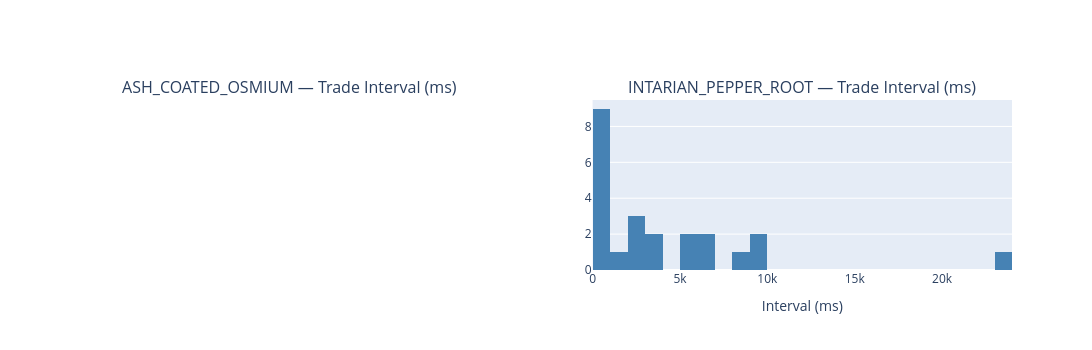

Source (notebook cell):
### Markdown cell above
## Step 6: 成交间隔 & 活跃度分析

观察我方成交的时间分布：是否均匀地参与了全天成交机会？空闲时段是否是因为没有机会还是策略遗漏？

### Code cell
# 成交间隔直方图（每产品）
fig = make_subplots(rows=1, cols=len(products),
                    subplot_titles=[f"{p} — Trade Interval (ms)" for p in products])

for i, product in enumerate(products, 1):
    pt = my_trades.filter(pl.col("product") == product).sort("timestamp")
    if pt.height < 2:
        continue
    intervals = pt["timestamp"].diff().drop_nulls().to_list()

    fig.add_trace(go.Histogram(
        x=intervals, nbinsx=40, marker_color="steelblue",
        name=product, showlegend=False,
    ), row=1, col=i)
    fig.update_xaxes(title_text="Interval (ms)", row=1, col=i)

    mean_iv = np.mean(intervals)
    median_iv = np.median(intervals)
    print(f"{product}: {len(intervals)} intervals, mean={mean_iv:.0f}ms, median={median_iv:.0f}ms, "
          f"max={max(intervals)}ms, max_gap_at_ts={pt['timestamp'].to_list()[np.argmax(intervals)+1]}")

fig.update_yaxes(title_text="Count", row=1, col=1)
fig.update_layout(height=350, width=1200)
fig.show()

### Figure 1 — Plotly figure (JSON) as saved in the notebook; plotly's stock layout.template omitted (floating-point values rounded to 4 significant figures)
{"data": [{"marker": {"color": "steelblue"}, "name": "INTARIAN_PEPPER_ROOT", "nbinsx": 40, "showlegend": false, "type": "histogram", "x": [200, 100, 100, 100, 100, 100, 200, 9200, 9200, 3500, 6000, 500, 23900, 6400, 8900, 2000, 500, 3400, 2600, 5300, 5500, 2800, 1800], "xaxis": "x2", "yaxis": "y2"}], "layout": {"annotations": [{"font": {"size": 16}, "showarrow": false, "text": "ASH_COATED_OSMIUM — Trade Interval (ms)", "x": 0.225, "xanchor": "center", "xref": "paper", "y": 1, "yanchor": "bottom", "yref": "paper"}, {"font": {"size": 16}, "showarrow": false, "text": "INTARIAN_PEPPER_ROOT — Trade Interval (ms)", "x": 0.775, "xanchor": "center", "xref": "paper", "y": 1, "yanchor": "bottom", "yref": "paper"}], "height": 350, "width": 1200, "xaxis": {"anchor": "y", "domain": [0, 0.45]}, "xaxis2": {"anchor": "y2", "domain": [0.55, 1], "title": {"text": "Interval (ms)"}}, "yaxis": {"anchor": "x", "domain": [0, 1], "title": {"text": "Count"}}, "yaxis2": {"anchor": "x2", "domain": [0, 1]}}}
